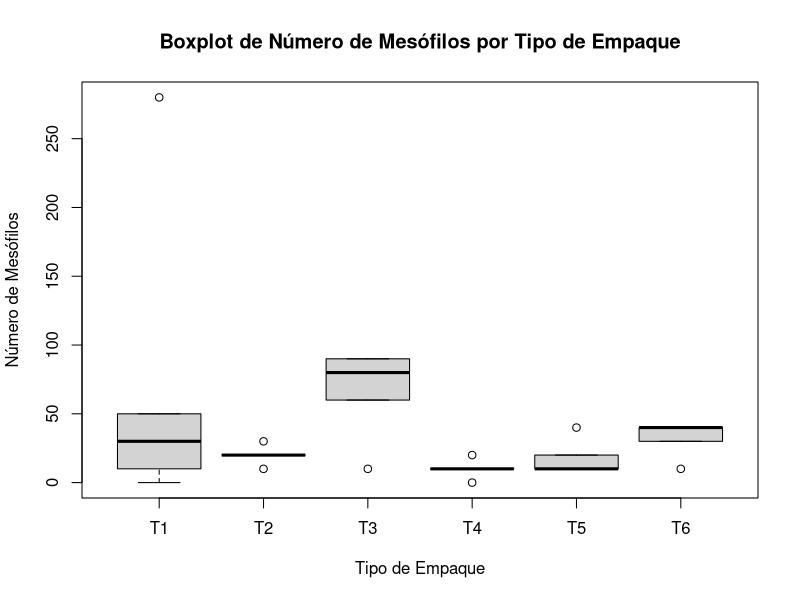
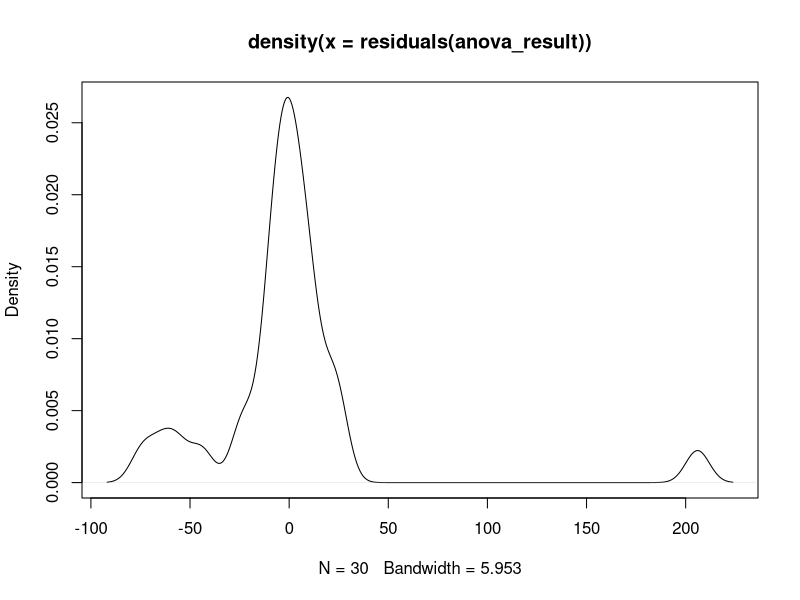
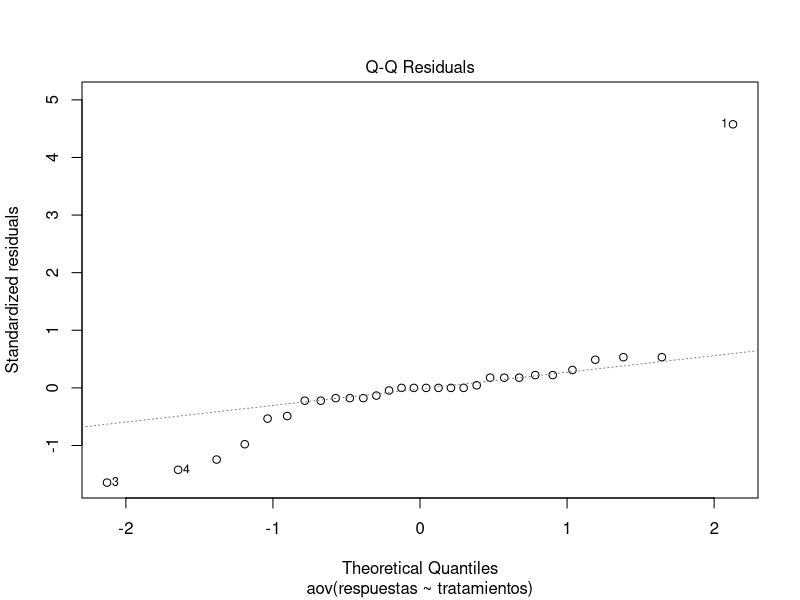
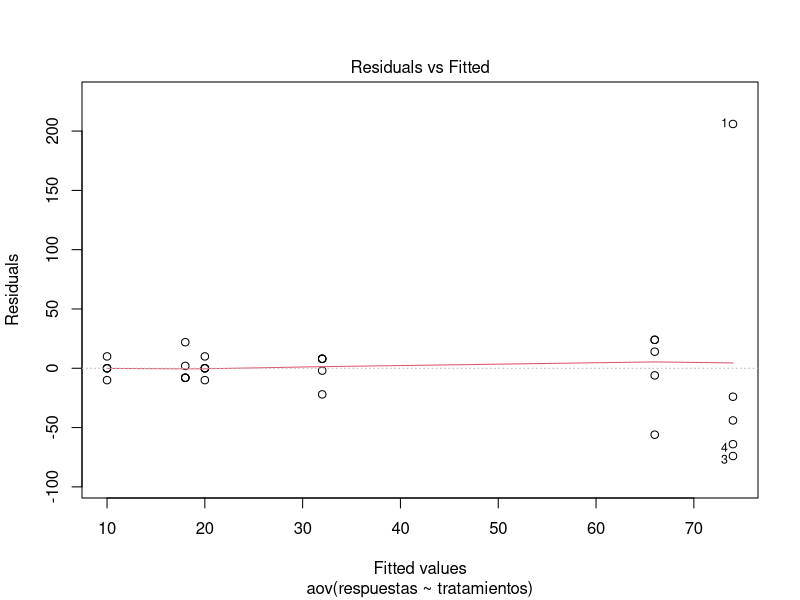
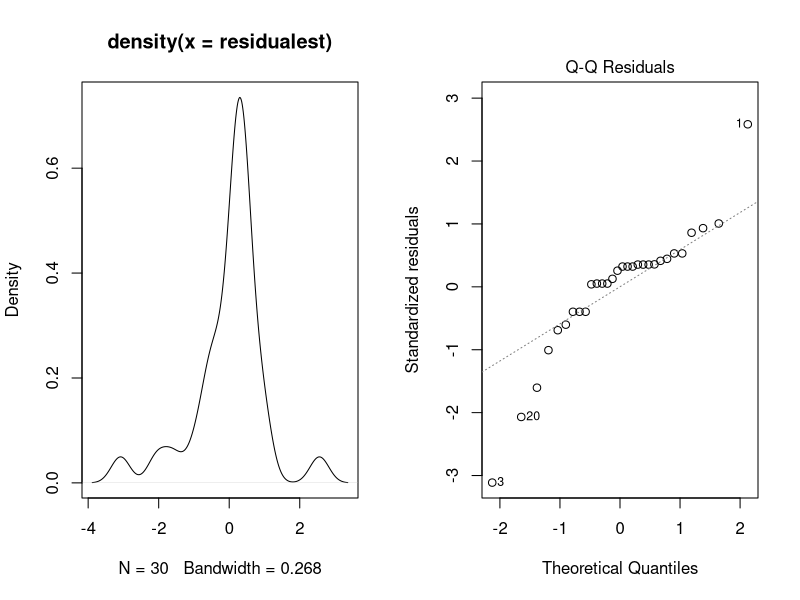

Write the R code that produced these figures, in order.
#En un estudio de diferentes empaques para la carne, Gómez y González(1991)
#realizaron una prueba microbiológica y contabilizaron el número de
#mesófilos en las diferentes muestras analizadas. Los resultados se pre-
#sentan en la siguiente tabla

#se van a hacr  5 replicas, empaques T1, T2, T3, T4, T5 Y T6
#T1 = 280, 30, 0, 10, 50
#T2 = 10, 20, 20, 20, 30
#T3 = 80, 90, 10, 90, 60
#T5 = 10, 10, 10, 20, 0
#T6 = 30, 40, 40, 40, 10

#analizar Si los empaques afecta el Número de mesófilos 
#en cada una de las diferentes envolturas.
#Evalúe los supuestos de normalidad y homogeneidad de varianzas

# Datos de las muestras
replicas <- c("T1", "T2", "T3", "T4", "T5", "T6")
T1 <- c(280, 30, 0, 10, 50)
T2 <- c(10, 20, 20, 20, 30)
T3 <- c(80, 90, 10, 90, 60)
T4 <- c(10, 10, 10, 20, 0)
T5 <- c(10, 20, 40, 10, 10)
T6 <- c(30, 40, 40, 40, 10)

# Combinar en un solo vector
respuestas <- c(T1, T2, T3, T4, T5, T6)

# Crear vector de tratamientos
tratamientos <- rep(replicas, each = 5)

# Crear dataframe
datos_empaques <- data.frame(tratamientos, respuestas)

# Análisis exploratorio
summary(datos_empaques)
boxplot(respuestas ~ tratamientos, data = datos_empaques,
        xlab = "Tipo de Empaque",
        ylab = "Número de Mesófilos",
        main = "Boxplot de Número de Mesófilos por Tipo de Empaque")

# Prueba ANOVA
anova_result <- aov(respuestas ~ tratamientos, data = datos_empaques)
anova_result
p_value <- summary(anova_result)[[1]]$`Pr(>F)`[1]

# Supuestos de ANOVA
# Normalidad

# Prueba de normalidad
plot(density(residuals(anova_result)))
plot(anova_result, which = 2)

# Gráfico para evaluar homogeneidad de varianzas
dev.off()
plot(anova_result, which = 1)


shapiro.test(residuals(anova_result))

# Homogeneidad de varianzas, homocedasticidad, hacer prueba de Levene

# Cargar el paquete necesario
library(car)

# Realizar la prueba de Levene para evaluar la homogeneidad de varianzas
levene_test <- leveneTest(respuestas ~ tratamientos, data = datos_empaques)
levene_test

#se rechaza H, no hay normalidad

#Transformar datos por medio de un funcion para corregir homocedasticidad o aplicar un prueba no parametrica
#preocuparse de los supuestos !!!!

#Box matematico dijo para transformar datos - 1. funcion logaritmo natural, 2- raiz cuadrada, 3- numero reciproco
#con logaritmo arreglo homocedastidad y normalidad

#R: log  es Ln y Log en base 10 es log10

#para evitar el error de Ln(0) = infinito se agrega + 1
datos_empaques$rt = log(datos_empaques$respuestas + 1)
attach(datos_empaques)
datos_empaques

#datos transformadas
modelo_meso = aov(rt ~ tratamientos, data = datos_empaques)
residualest = residuals(modelo_meso)
par(mfrow = c(1, 2))
plot(density(residualest))
plot(modelo_meso, which = 2)

#ver prueba de normalidad
shapiro.test(residualest)

#el annova no resiste la asimetria
